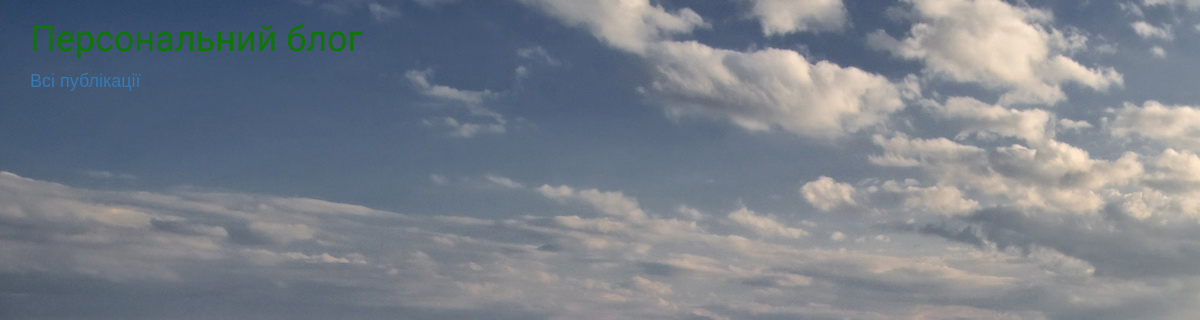
The app's page /, older data.
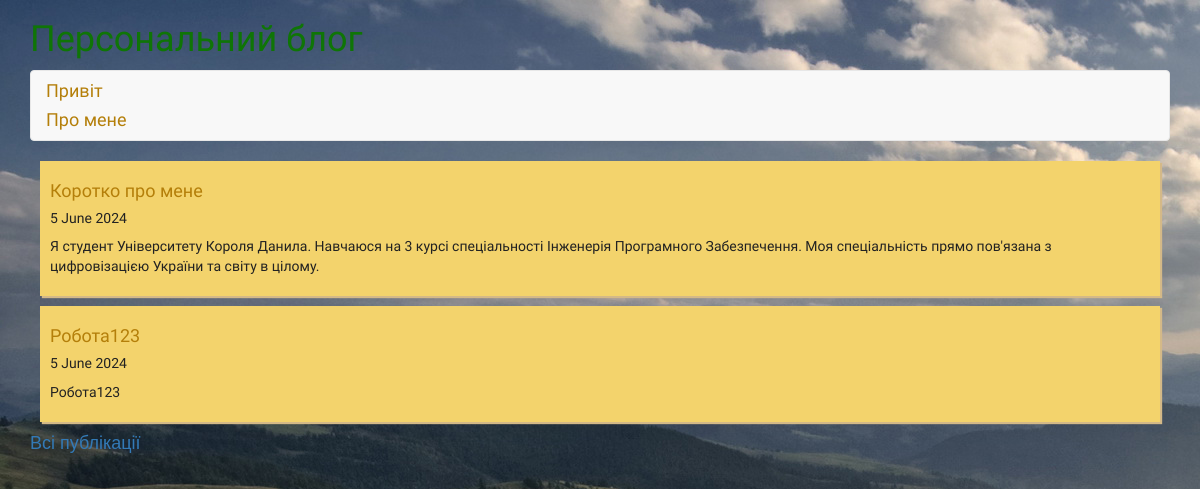
The same page, newer data.
### app_blog/models.py (models this page shows, shortened)
class Category(models.Model):
    category = models.CharField(u'Категорія', max_length=250, help_text=u'Максимум 250 сим.')
    slug = models.SlugField(u'Слаг')
    objects = models.Manager()
    class Meta:
        verbose_name = u'Категорія для публікації'
        verbose_name_plural = u'Категорії для публікацій'
    def get_absolute_url(self):
        try:
            url = reverse('articles-category-list', kwargs={'slug': self.slug})
        except:
            url = "/"
        return url

class Article(models.Model):
    title = models.CharField(u'Заголовок', max_length=250, help_text=u'Максимум 250 сим.')
    description = models.TextField(blank=True, verbose_name=u'Опис')
    pub_date = models.DateTimeField(u'Дата публікації', default=timezone.now)
    slug = models.SlugField(u'Слаг', unique_for_date='pub_date')
    main_page = models.BooleanField(u'Головна', default=False,
help_text=u'Показувати')
    category = models.ForeignKey(Category, related_name='news', blank=True,
null=True, verbose_name=u'Категорія', on_delete=models.CASCADE)
    objects = models.Manager()
    class Meta:
        ordering = ['-pub_date']
        verbose_name = u'Публікація'
        verbose_name_plural = u'Публікації'
    def get_absolute_url(self):
        try:
            url = reverse('news-detail', kwargs={'year':
self.pub_date.strftime("%Y"), 'month': self.pub_date.strftime("%m"),'day':
self.pub_date.strftime("%d"), 'slug': self.slug, })
        except:
            url = "/"
            return url

### app_blog/views.py (the view)
# urls.py: path(r'', HomePageView.as_view()),
class HomePageView(ListView):
    model = Article
    template_name = 'index.html'
    context_object_name = 'categories'
    def get_context_data(self, **kwargs):
        context = super(HomePageView, self).get_context_data(**kwargs)
        context['articles'] = Article.objects.filter(main_page=True)[:5]
        return context
    def get_queryset(self, *args, **kwargs):
        categories = Category.objects.all()
        return categories

### app_blog/templates/index.html (shortened to what this page needs)
{% extends "base.html" %}
{% load static %}
{% block content %}{% endblock %}

Row changes from the older to the newer data that the page shows:
added Category: slug+category "Привіт Про мене Коротко про мене 5 June 2024 Я студент Університету Короля Данила. Навчаюся на 3 курсі спеціальності Інженерія Програмного Забезпечення. Моя спеціальність прямо пов'язана з цифровізацією України та світу в цілому. Робота123 5 June 2024 Робота123 Всі публікації"
Text that changed along with them:
text no longer shown: "Всі публікації"
